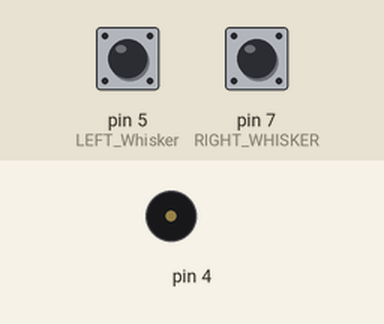
This sketch was run on a simulated Arduino Uno, built with avr-gcc and run on an emulated ATmega328P. Shown: buzzer (waves = sounding). The inputs (shaded band) are chosen by the test bench; at power-on: pin 7 (RIGHT_WHISKER) LOW, pin 5 (LEFT_Whisker) HIGH. What the sketch prints to the serial monitor is not drawn.

Above: at 1.2 s.
1.3 s: pin 7 (RIGHT_WHISKER) pulled HIGH for 3.2 s
At 1.3 s:
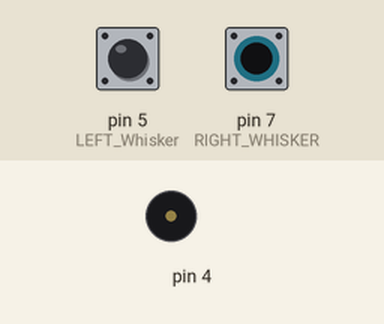
Timing chart, 0 to 12.1 s (numbered marks = the images above; inputs shaded):
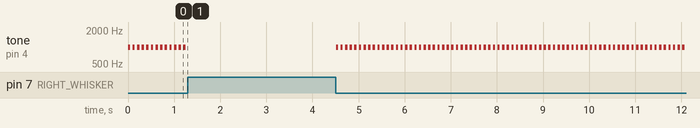

The sketch:

Whisker.ino
```cpp
void setup() {
  // put your setup code here, to run once:
  Serial.begin(9600);
  Serial.println("Staring Whisker Program");

  pinMode(5, INPUT); // LEFT Whisker
  pinMode(7, INPUT); // RIGHT WHISKER
}

void loop() {
  // put your main code here, to run repeatedly:

  byte wLeft = digitalRead(5);
  byte wRight = digitalRead(7);

  if ( (wLeft  == 0) or (wRight == 0))
  {
    tone(4,1000,50);
    delay(50);
  }

  Serial.print(wLeft);
  Serial.print(wRight);
  delay(50);

}
```
